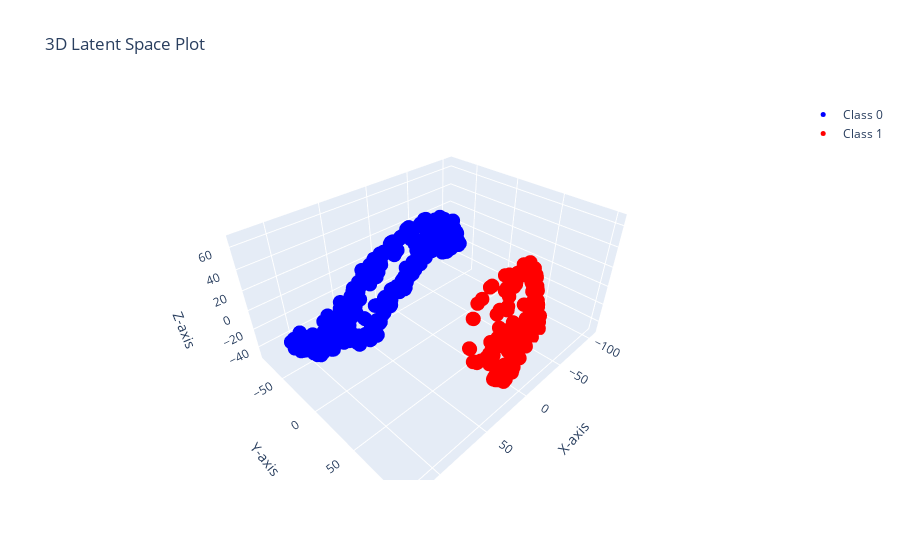

The cell this chart's notebook holds for it:
### Code cell
# Assuming gpdm.get_X_for_class is your method to get the data
X0 = gpdm.get_X_for_class(0).detach().numpy()
X1 = gpdm.get_X_for_class(1).detach().numpy()

# Create the plot
fig = go.Figure()

# Add Class 0 data (in blue)
fig.add_trace(go.Scatter3d(
    x=X0[:, 0],
    y=X0[:, 1],
    z=X0[:, 2],
    mode='markers',
    marker=dict(size=5, color='blue'),
    name='Class 0'
))

# Add Class 1 data (in red)
fig.add_trace(go.Scatter3d(
    x=X1[:, 0],
    y=X1[:, 1],
    z=X1[:, 2],
    mode='markers',
    marker=dict(size=5, color='red'),
    name='Class 1'
))

# Update layout with axis labels and title
fig.update_layout(
    title="3D Latent Space Plot",
    scene=dict(
        xaxis_title="X-axis",
        yaxis_title="Y-axis",
        zaxis_title="Z-axis"
    )
)

# Show the interactive plot
fig.show()

### Figure 1 — Plotly figure (JSON) as saved in the notebook; plotly's stock layout.template omitted (floating-point values rounded to 4 significant figures; data arrays with more than 128 entries replaced by an {"elided": "..."} marker saying what was removed)
{"data": [{"marker": {"color": "blue", "size": 5}, "mode": "markers", "name": "Class 0", "type": "scatter3d", "x": {"elided": "365 float values"}, "y": {"elided": "365 float values"}, "z": {"elided": "365 float values"}}, {"marker": {"color": "red", "size": 5}, "mode": "markers", "name": "Class 1", "type": "scatter3d", "x": {"elided": "179 float values"}, "y": {"elided": "179 float values"}, "z": {"elided": "179 float values"}}], "layout": {"scene": {"xaxis": {"title": {"text": "X-axis"}}, "yaxis": {"title": {"text": "Y-axis"}}, "zaxis": {"title": {"text": "Z-axis"}}}, "title": {"text": "3D Latent Space Plot"}}}
